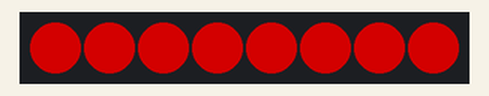
A program run on a simulated ESP32 board running CircuitPython. On the bench: 8 RGB LEDs in strip order, left to right. Dim RGB values are drawn brighter than linear. At 1.3 s the program ends and the board releases its pins; the recording ends there.

Above: at 0.15 s.
At 0.8 s:
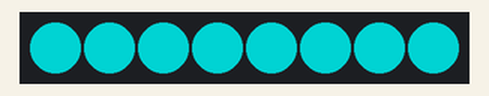
Timing chart, 0 to 1.3 s (numbered marks = the images above):
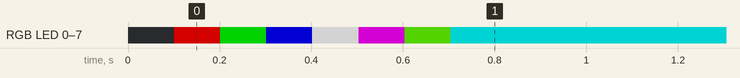

Measured:
- by itself, RGB LED 0–7: off → RGB(127, 0, 0) at 0.10 s, → RGB(0, 127, 0) 0.10 s later, → RGB(0, 0, 127) 0.10 s later, → RGB(127, 127, 127) 0.10 s later, … (7 changes in this stretch)

The program:

test1_Led.py
```python
import board
import neopixel
import time

NUM_LED = 8
pixels = neopixel.NeoPixel(board.IO20, NUM_LED, pixel_order=neopixel.RGBW, auto_write=True)
pixels.brightness = 0.5

# GRBW
OFF = (0, 0, 0, 0)
GREEN = (255, 0, 0, 0)
RED = (0, 255, 0, 0)
BLUE = (0, 0,  255, 0)
CIANO = (255, 0, 255, 0)
YELLOW = (100, 255, 0, 0)
MAGENTA = (0, 255,  255, 0)
WHITE = (0, 0, 0, 255)

# LED spenti
pixels.fill(OFF)
time.sleep(0.1)
pixels.fill(GREEN)
time.sleep(0.1)
pixels.fill(RED)
time.sleep(0.1)
pixels.fill(BLUE)
time.sleep(0.1)
pixels.fill(WHITE)
time.sleep(0.1)
pixels.fill(CIANO)
time.sleep(0.1)
pixels.fill(YELLOW)
time.sleep(0.1)
pixels.fill(MAGENTA)
time.sleep(0.6)
pixels.fill(OFF)
```
